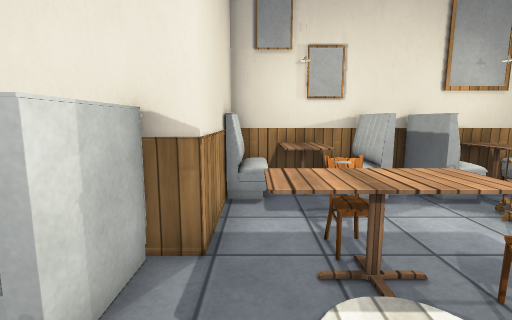
View 1 (above)

13 first-person views from a walk through a scene from a Unity 3-D project. The camera is 1.2 m above the floor, tilts 8° down and sees 85° across. The floor is counted in squares, 0.5 m on a side. Each view is taken from the middle of a square. On the plan, view 1 faces up. The plan holds only what a view shows up to about 18 squares ahead; the rest is blank. The place goes on beyond the plan. The player is left out. Some surface patterns are stand-ins.

View 2
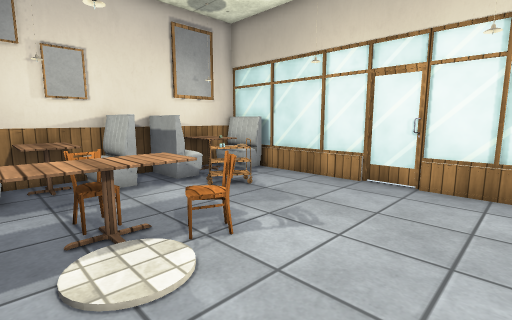

View 3
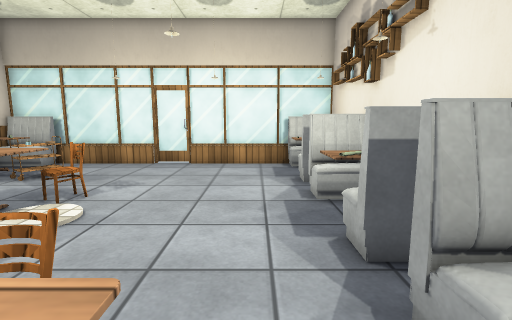

View 4
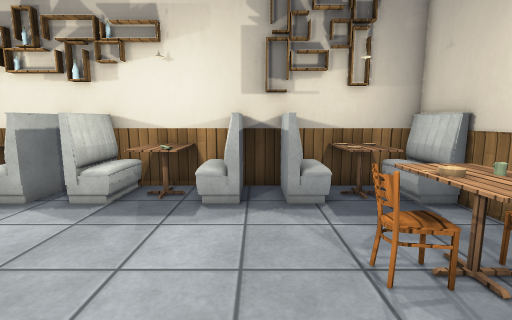

View 5
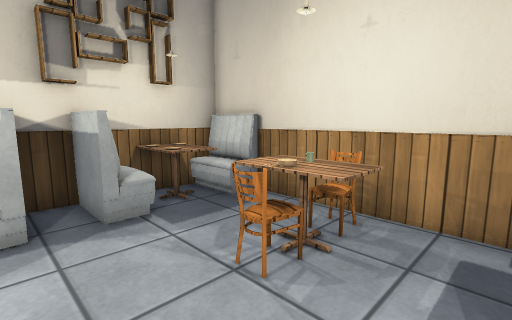

View 6
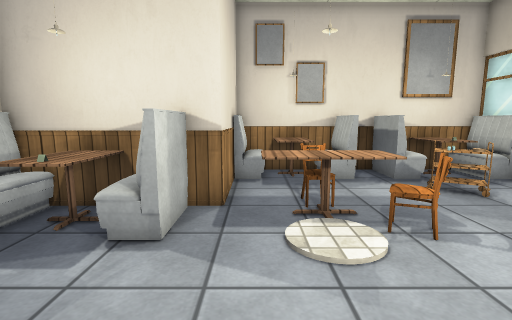

View 7
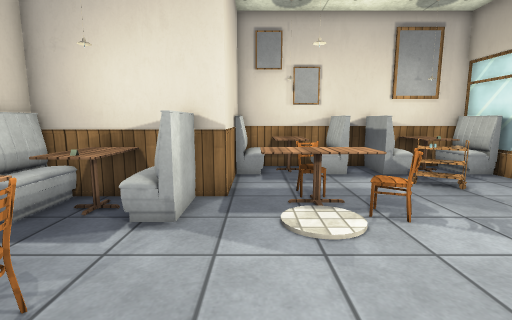

View 8
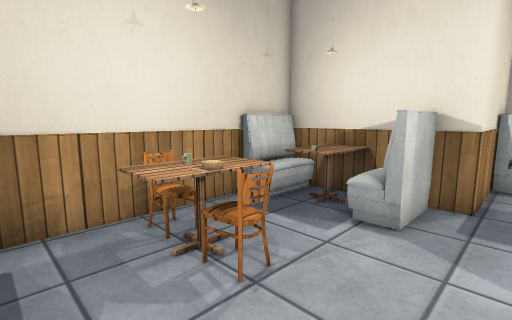

View 9
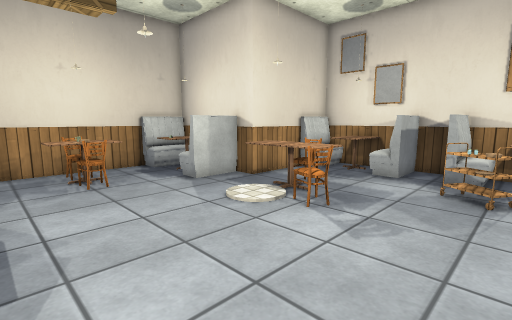

View 10
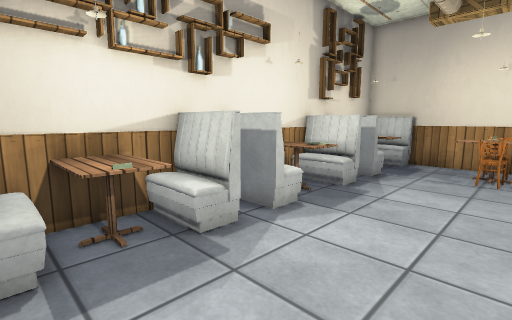

View 11
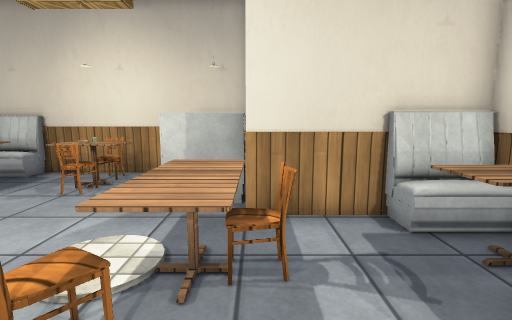

View 12
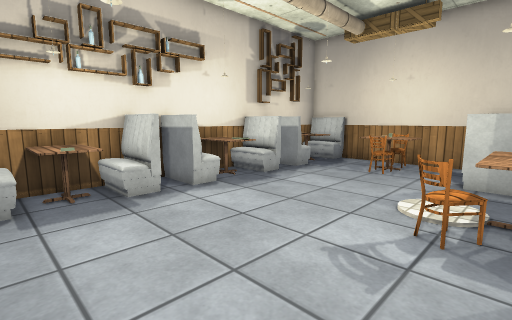

View 13
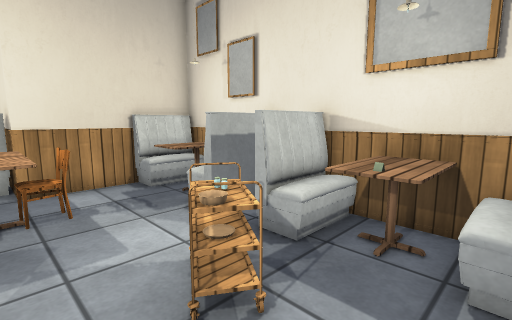

### Floor plan
Key: @ floor where view 1 was taken; # wall or solid block; x gap in a wall; . floor; = window, fence, low wall or low ledge; O other object.
Columns run from 7 left of view 1 to 11 right of it. Each row starts with its distance up from view 1.
 11       #############
 10       =OOOO=.#OOO=#
  9       #OOOO=.#OOO##
  8       #.OO...x.OO##
  7       #......OO...#
  6       #..O...OOO..#
  5 #######OOOO.......#
  4 #OOOO=.OOOO.......#
  3 #OOOO=.OOOOO......#
  2 #.OO.......O......#
  1 #.................#
  0 #.OO...@..........#
 -1 #OOOO.............#
 -2 #.OO#.............#
 -3 #.................#
 -4 #.................#
 -5 #OO#O###OOO#.#OOO=#
 -6 #OOOO=##OO.#.#OO.=#
 -7 ###############OO##

Positions as (right, up) in squares from view 1, and headings:
1: (0, 0), facing up
2: (0, -2), facing up-right
3: (-5, -3), facing right
4: (-1, 3), facing down
5: (0, 2), facing down-left
6: (0, -3), facing up
7: (0, -4), facing up
8: (0, -4), facing up-left
9: (8, -4), facing up-left
10: (10, 0), facing down-left
11: (6, 5), facing left
12: (10, 4), facing down-left
13: (10, 4), facing up-left
